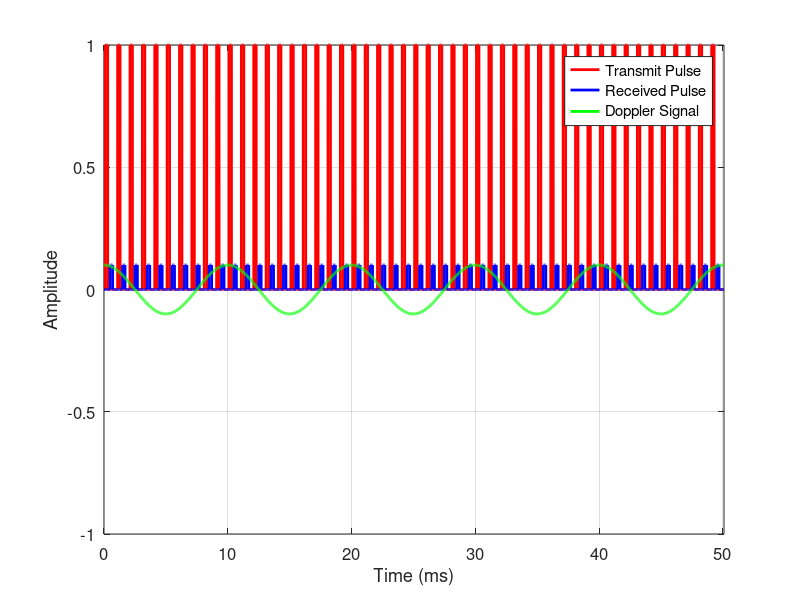
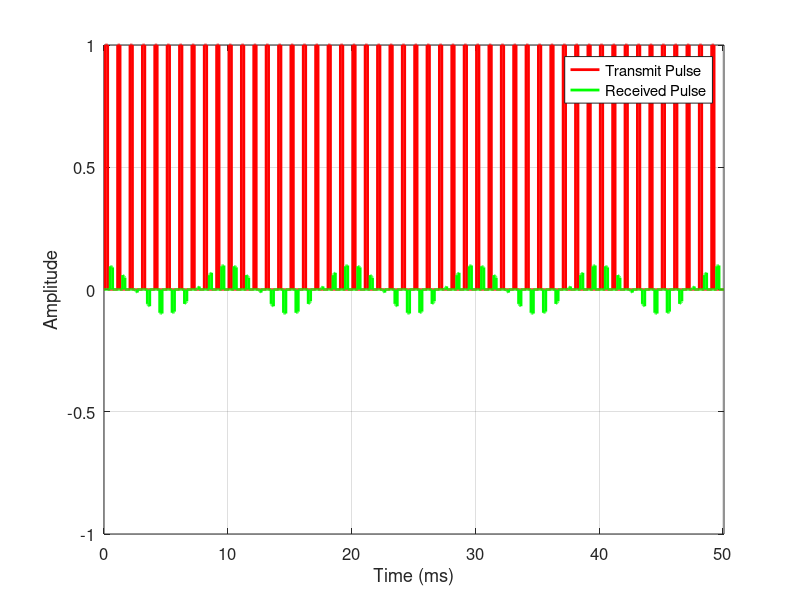
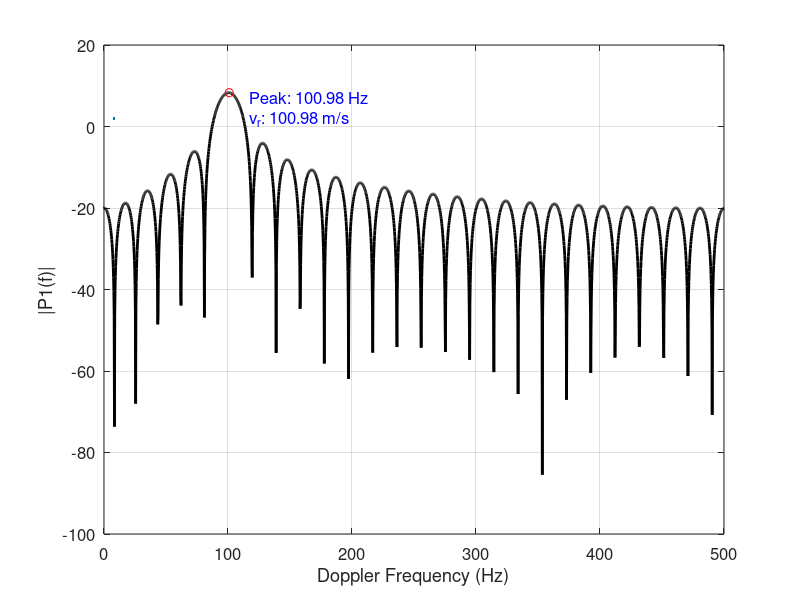

Write the MATLAB code that produced these figures, in order.
% SPS Short Course: Radar Signal Processing Mastery
% Theory and Hands-On Applications with mmWave MIMO Radar Sensors
% Date: 7-11 October 2024
% Time: 9:00AM-11:00AM ET (New York Time)
% Presenter: Mohammad Alaee-Kerahroodi

close all
clear
clc

% Constants
c = 3e8;            % Speed of light in m/s
fc = 150e6;           % Carrier frequency in Hz
lambda = c / fc;    % Wavelength in meters
vr = 100;           % Radial speed of the target in m/s

% Doppler frequency calculation
fd = 2 * vr / lambda;  % Doppler frequency in Hz

% Parameters
PRI = 1e-3;            % Pulse Repetition Interval 
PRF = 1/PRI;           % Pulse Repetition Frequency 
nPulse = 50;           % Number of pulses

tau = 200e-6;          % Pulse width 
bandwidth = 1/tau;    % Bandwidth of the pulse

fs = 100*bandwidth;    % Sampling frequency (samples per second)

t_start = 100e-6;      % Start time (0 ms)
t = linspace(0, t_start+nPulse*PRI, (t_start+nPulse*PRI)*fs); % Time vector 

% Simulated delay and attenuation for the received signal
delay_time = 400e-6;   % Round-trip delay 
attenuation = 0.1;     % Attenuation factor

pulseTx = zeros(size(t));   % Transmit pulse
pulseRx = zeros(size(t));   % Received pulse
received_pulse = zeros(size(t));  % Received pulse (Delayed and attenuated)
% doppler_signal = zeros(size(t));    % Doppler signal
doppler_signal = attenuation * cos(2 * pi * fd * t);

for i = 0:nPulse-1
    tInterval = t >= t_start + i*PRI & t <= t_start + i*PRI + tau; % Time interval for each pulse
    pulseTx(tInterval) = 1;  % Set transmitted pulse to 1

    tInterval_received = t >= t_start + i*PRI + delay_time & t <= t_start + i*PRI + delay_time + tau; % Time interval for received pulse
    pulseRx(tInterval_received) = attenuation;  % Set received pulse

    % % Simulate the Doppler effect on the received pulse
    % doppler_effect = cos(2 * pi * fd * (t(tInterval_received) - (t_start + i*PRI + delay_time))); % Doppler effect calculation
    % doppler_signal(tInterval_received) = attenuation * doppler_effect;  % Apply Doppler effect

    

end

% Plot the transmit, received, and Doppler signals
figure('Position', [100, 100, 900, 600]);
plot(t*1e3, pulseTx, 'r', 'LineWidth', 2); hold on;  % Transmit pulse
plot(t*1e3, pulseRx, 'b', 'LineWidth', 2);          % Received pulse
plot(t*1e3, doppler_signal, 'g', 'LineWidth', 2); 

xlabel('Time (ms)', 'FontSize', 12);
ylabel('Amplitude', 'FontSize', 12);
legend('Transmit Pulse', 'Received Pulse', 'Doppler Signal', 'FontSize', 12);
grid on;
set(gca, 'FontSize', 12);
box on;
axis('tight');
ylim([-1 1]);


figure('Position', [100, 100, 900, 600]);
plot(t*1e3, pulseTx, 'r', 'LineWidth', 2,'DisplayName','Transmit Pulse'); hold on;  % Transmit pulse
plot(t*1e3, doppler_signal.*pulseRx/attenuation, 'g', 'LineWidth', 2,'DisplayName','Received Pulse');          % Received pulse
% plot(t*1e3, doppler_signal, 'c:', 'LineWidth', 2); 

legend()
xlabel('Time (ms)', 'FontSize', 12);
ylabel('Amplitude', 'FontSize', 12);
% legend('Transmit Pulse', 'Received Pulse', 'Doppler Signal', 'FontSize', 12);
grid on;
set(gca, 'FontSize', 12);
box on;
axis('tight');
ylim([-1 1]);

nFFT = 4096;
P1 = 20*log10(fftshift(abs(fft(doppler_signal(1:round(fs/PRF):end),nFFT))));
f = linspace(-PRF/2,PRF/2,nFFT);
% Plot the FFT magnitude spectrum
figure('Position', [100, 100, 900, 600]);
plot(f, P1, 'k', 'LineWidth', 2);  % Frequency in MHz
xlabel('Doppler Frequency (Hz)', 'FontSize', 12);
ylabel('|P1(f)|', 'FontSize', 12);
% title('Magnitude Spectrum of Doppler Signal', 'FontSize', 14);
grid on;
set(gca, 'FontSize', 12);
box on;
hold on
xlim([0,PRF/2])
% Find the peak frequency and estimate vr
[peakMagnitude, peakIndex] = max(P1(round(nFFT/2)+1:end));    % Find the peak magnitude and its index
estimated_fd = f(peakIndex+round(nFFT/2)+1);               % Estimate Doppler frequency in Hz
estimated_vr = estimated_fd * lambda / 2; % Estimate radial speed in m/s
plot(estimated_fd,peakMagnitude,'ro',MarkerSize=8,LineWidth=2)
% Display estimated values on the plot
text(estimated_fd+10, 0, sprintf('  Peak: %.2f Hz\n  v_r: %.2f m/s', estimated_fd, estimated_vr), ...
     'VerticalAlignment', 'bottom', 'HorizontalAlignment', 'left', 'FontSize', 12, 'Color', 'blue');
